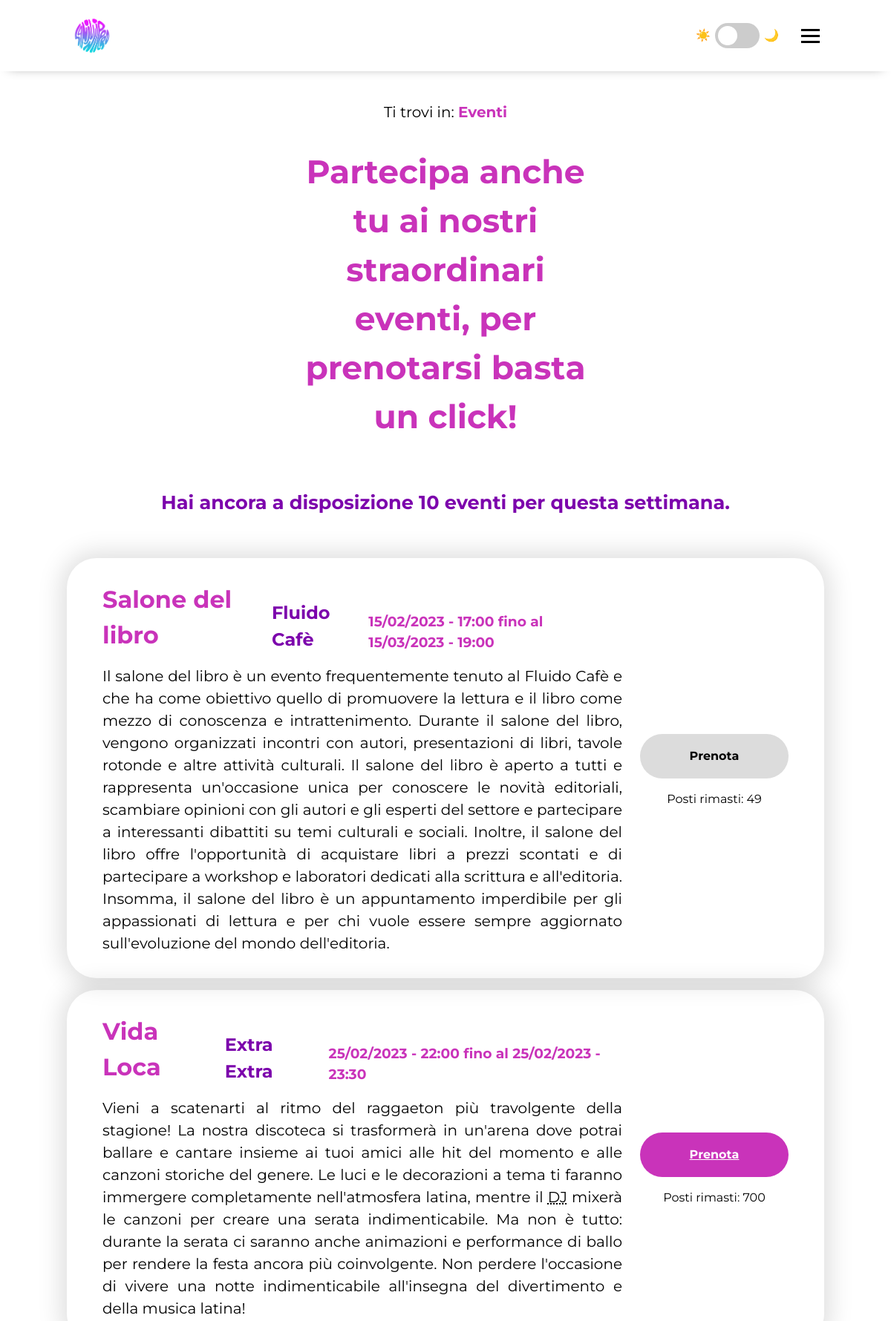
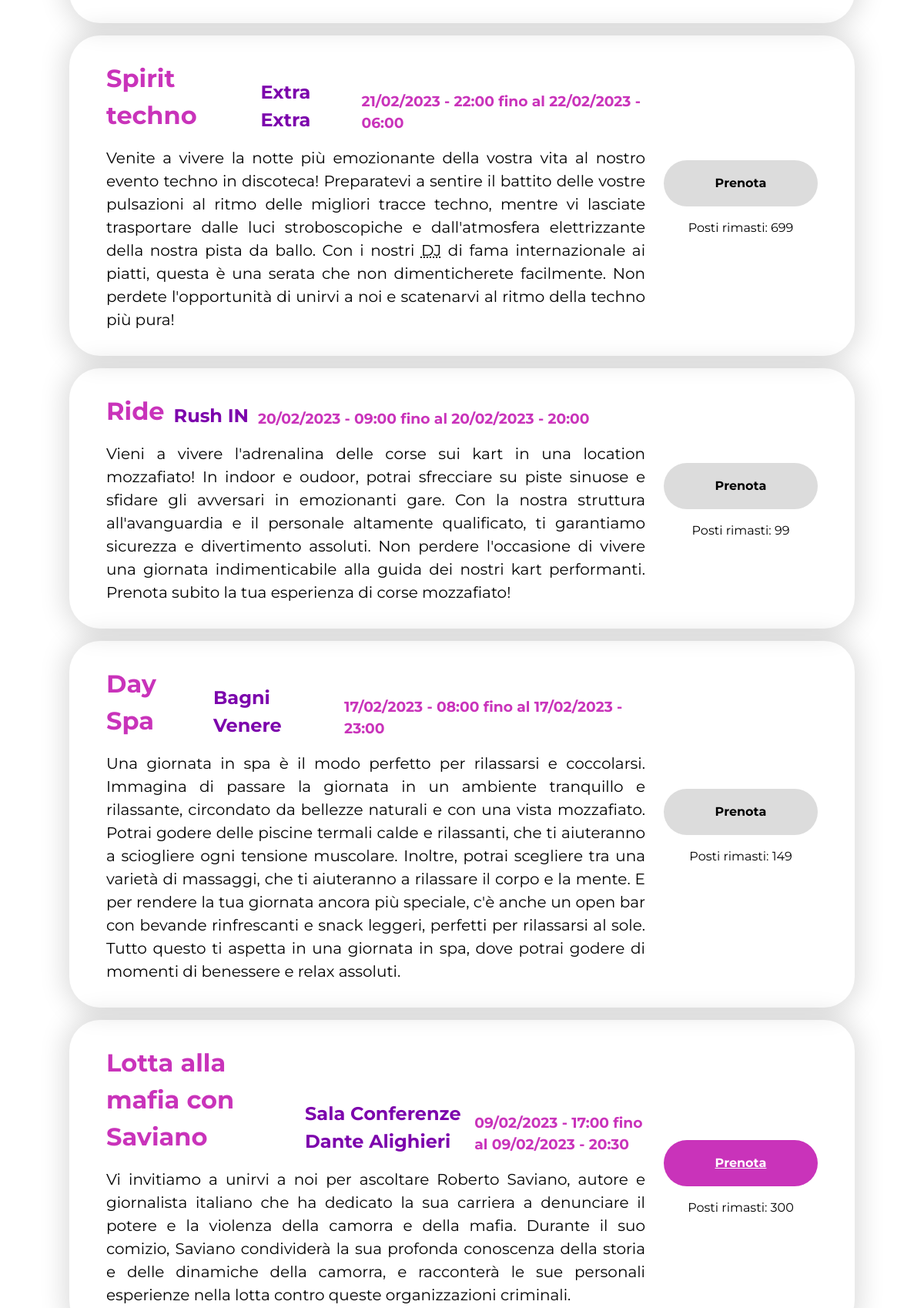
Screenshot of /php/eventi.php (signed in, upper part) with the database file from the repository (2 pictures, top to bottom).
### tables this page shows
CREATE TABLE ABBONAMENTO(
    IdAbbonamento INT NOT NULL AUTO_INCREMENT,
    TitoloAbb VARCHAR(100) NOT NULL, 
    Descrizione VARCHAR(1024), 
    Prezzo DECIMAL(10,2) NOT NULL, 
    EventiSettimanali INT NOT NULL,
    MetaCoin DECIMAL(10,2) NOT NULL default 0.00,
    PRIMARY KEY(IdAbbonamento)
    );

CREATE TABLE EVENTO(
    IdEvento INT NOT NULL AUTO_INCREMENT, 
    NomeEvento VARCHAR(100) NOT NULL, 
    Descrizione VARCHAR(2048) NOT NULL, 
    IdLocale INT NOT NULL, 
    DataOraInizio DATETIME NOT NULL, 
    DataOraFine DATETIME NOT NULL,
    PRIMARY KEY(IdEvento),
    FOREIGN KEY (IdLocale) REFERENCES LOCALE(IdLocale) ON DELETE CASCADE ON UPDATE CASCADE
    );

### php/utils/getEventi.php (the view, shortened to what this page needs)
<?php
function nonPrenotato($id) {
    $ret = 0;
    if(!empty($_SESSION["Username"])){
        $pdo = database::connect();
        $pdo->setAttribute(PDO::ATTR_ERRMODE, PDO::ERRMODE_EXCEPTION);
        $query = 'SELECT Count(*) FROM EVENTO_UTENTE WHERE Username=? AND IdEvento =?;';
        $stmt = $pdo->prepare($query);
        $stmt->execute(array($_SESSION["Username"],$id));
        $ret = $stmt->fetchColumn() <= 0;
    }
    return $ret;
}
function abbonato() {
    $ret = 0;
    if(!empty($_SESSION["Username"])){
        $pdo = database::connect();
        $pdo->setAttribute(PDO::ATTR_ERRMODE, PDO::ERRMODE_EXCEPTION);
        $query = 'SELECT Count(*) FROM ABBONAMENTO_UTENTE WHERE Username=? AND CURDATE()<=DataScadenza;';
        $stmt = $pdo->prepare($query);
        $stmt->execute(array($_SESSION["Username"]));
        $ret = $stmt->fetchColumn() > 0;
    }
    return $ret;
}
function getPosti($idLocale){
    try {
        $pdo = database::connect();
        $pdo->setAttribute(PDO::ATTR_ERRMODE, PDO::ERRMODE_EXCEPTION);
        $sql_Posti = "SELECT ((SELECT DISTINCT(Capienza)
                    FROM EVENTO E JOIN LOCALE L on E.IdLocale = L.IdLocale
                    WHERE IdEvento = ?)
                    -
                    (SELECT COUNT(username) as NumIscritti
                    FROM EVENTO_UTENTE EU
                    WHERE IdEvento = ?)) as PostiRim;";
        $stmt = $pdo->prepare($sql_Posti);
        $stmt->execute([$idLocale,$idLocale]);
        $posti = $stmt->fetch();
        return $posti["PostiRim"];
    } catch (PDOException $e) {
        echo 'Errore PDO e connessione DB: <br />';
        echo 'SQLQuery: ', $sql;
        echo 'Errore: ' . $e->getMessage();
    }
    return -1;
}
function nEventiRimanenti(){
    $ret='';
    if (abbonato()) {
        try {
            $pdo = database::connect();
            $pdo->setAttribute(PDO::ATTR_ERRMODE, PDO::ERRMODE_EXCEPTION);
            $pdo->setAttribute(PDO::ATTR_DEFAULT_FETCH_MODE, PDO::FETCH_ASSOC);
            $stmt = $pdo->prepare("SELECT COUNT(YEARWEEK(DataIscrizione)) as NumEventiIscritti FROM EVENTO_UTENTE WHERE YEARWEEK(DataIscrizione) = YEARWEEK(NOW()) AND Username = ? GROUP BY YEARWEEK(DataIscrizione)");
            $stmt->execute(array($_SESSION["Username"]));
            $numEventiIscrittiUt = $stmt->fetch()["NumEventiIscritti"] ?? 0;
            $query = "SELECT EventiSettimanali FROM ABBONAMENTO_UTENTE AU JOIN ABBONAMENTO A ON AU.IdAbbonamento = A.IdAbbonamento WHERE Username=? AND CURDATE()<=DataScadenza;";
            $stmt = $pdo->prepare($query);
            $stmt->execute(array($_SESSION["Username"]));
            $eventiLimiteUt = $stmt->fetch()["EventiSettimanali"];
            $eventiRimanenti= $eventiLimiteUt-$numEventiIscrittiUt;
            $ret =  '<span class="events-count">Hai ancora a disposizione '. $eventiRimanenti .' eventi per questa settimana.</span>';
        } catch (PDOException $e) {
            echo 'Errore PDO e connessione DB: <br />';
            echo 'SQLQuery: ', $sql;
            echo 'Errore: ' . $e->getMessage();
        }
    }
    return $ret;
}
function getEventi() {
    $result = '';
    try {
        $pdo = database::connect();
        $pdo->setAttribute(PDO::ATTR_ERRMODE, PDO::ERRMODE_EXCEPTION);
        $pdo->setAttribute(PDO::ATTR_DEFAULT_FETCH_MODE, PDO::FETCH_ASSOC);
        if (empty($_GET)) {
            $sql = "SELECT L.IdLocale, E.NomeEvento, L.NomeLocale, E.Descrizione AS DescrizioneEvento, E.IdEvento, DATE_FORMAT(DataOraInizio,'%d/%m/%Y - %H:%i ') as stampaInizio, DATE_FORMAT(DataOraFine,'fino al %d/%m/%Y - %H:%i') as stampaFine FROM EVENTO AS E, LOCALE AS L WHERE L.IdLocale=E.IdLocale;";
        }
        $res_sql = $pdo->query($sql);
        foreach ($res_sql->fetchAll() as $evento) {
            $posti = getPosti($evento["IdEvento"]);
            if (isset($_SESSION['Username']) && $_SESSION["admin"] == 1) {
                $result .= strval('<div class="h-card card-shadow events-container">
                <div class="event-card">
                    <div class="event-text">
                        <div class="event-heading">
                            <h1 class="event-title">' . $evento["NomeEvento"] . '</h1>
                            <h2 class="event-place">'. $evento["NomeLocale"] .'</h2>
                            <h3 class="event-timestamp">'.$evento["stampaInizio"].$evento["stampaFine"].'</h3>
                        </div>
                        <p class="event-desc">' . $evento["DescrizioneEvento"] . '</p>
                    </div>
                    <div class="booking-container flex-col-center">
                        <a href="<urlPrefixPlaceholder/>/php/utils/doEliminaEvento.php?IdEvento='. $evento["IdEvento"] .'" role="button" class="btn secondary-btn booking-btn">Elimina Evento</a>
                        <span class="spots-available">Posti rimasti: '.$posti.'</span>
                    </div>
                </div>
                </div>');
            } else if (isset($_SESSION['Username']) && abbonato() && nonPrenotato($evento["IdEvento"])) {
                $result .= strval('<div class="h-card card-shadow events-container">
                <div class="event-card">
                    <div class="event-text">
                        <div class="event-heading">
                            <h1 class="event-title">' . $evento["NomeEvento"] . '</h1>
                            <h2 class="event-place">'. $evento["NomeLocale"] .'</h2>
                            <h3 class="event-timestamp">'.$evento["stampaInizio"].$evento["stampaFine"].'</h3>
                        </div>
                        <p class="event-desc">' . $evento["DescrizioneEvento"] . '</p>
                    </div>
                    <div class="booking-container flex-col-center">
                        <a href="<urlPrefixPlaceholder/>/php/utils/doPrenota.php?IdEvento='. $evento["IdEvento"] .'" role="button" class="btn primary-btn booking-btn" aria-label="Prenota evento '. $evento["NomeEvento"] .'">Prenota</a>
                        <span class="spots-available">Posti rimasti: '.$posti.'</span>
                    </div>
                </div>
                </div>');
            } else {
                $result .= strval('<div class="h-card card-shadow events-container">
                <div class="event-card">
                    <div class="event-text">
                        <div class="event-heading">
                            <h1 class="event-title">' . $evento["NomeEvento"] . '</h1>
                            <h2 class="event-place">'. $evento["NomeLocale"] .'</h2>
                            <h3 class="event-timestamp">'.$evento["stampaInizio"].$evento["stampaFine"].'</h3>
                        </div>
                        <p class="event-desc">' . $evento["DescrizioneEvento"] . '</p>
                    </div>
                    <div class="booking-container flex-col-center">
                        <span class="hide error-msg">Per prenotare un evento devi essere abbonato. Ricorda che puoi prenotarti solo una volta per evento!</span>
                        <button class="btn secondary-btn booking-btn" aria-label="Prenota evento '. $evento["NomeEvento"] .'">Prenota</button>
                        <span class="spots-available">Posti rimasti: '.$posti.'</span>
                    </div>
                </div>
                </div>');
            }
        }
    } catch (PDOException $e) {
                echo 'Errore PDO e connessione DB: <br />';
                echo 'SQLQuery: ', $sql;
                echo 'Errore: ' . $e->getMessage();
        }
    return $result;
}
?>

### styles/main.css (style rules this page uses)
:root { --clr-text: black; --clr-headings: #C933BA; --clr-secondary: #7c03ac; --clr-a: #007faa; --clr-a-visited: #7c03ac; --clr-btn: #C933BA; --clr-btn-alt: gainsboro; --clr-btn-text: white; --clr-btn-text-alt: black; --clr-input-bg: #dcdcdc; --clr-d-background: black; --clr-d-text: white; --clr-d-secondary: #ce84eb; --clr-d-card: rgb(62, 62, 62); --clr-d-hcard: black; --clr-d-a-visited: #0A89FF; --clr-d-a: #33FFE7; --fs-h1-d: 2.75em; --fs-p-d: 1.25em; --fs-home-p-d: 1.6em; --fs-btn-d: 1em; --fs-p-abb-d: 1em; --fs-h1-m: 2.25em; --fs-p-m: 1em; --fs-home-p-m: 1.5em; --fs-btn-m: 0.875em; --fs-p-abb-m: 0.875em; --card-width: 85%; --card-b-radius: 2.5em; --btn-b-radius: 2.5em; --btn-w: 7.5em; --btn-h: 3.75em; }
* { box-sizing: border-box; margin: 0; padding: 0; font-family: 'Montserrat', sans-serif; line-height: 1.5em; }
h1, h2, h3 { color: var(--clr-headings); }
p { font-size: var(--fs-p-d); }
a { color: var(--clr-a); cursor: pointer; }
main { display: flex; flex-direction: column; align-items: center; }
.page-heading { font-size: var(--fs-h1-d); margin-bottom: 8vh; width: 35vw; min-width: 320px; text-align: center; }
.h-card { display: flex; width: var(--card-width); border-radius: var(--card-b-radius); padding: 4vh 4vw 4vh 4vw; margin-top: 1vh; margin-bottom: 1vh; }
.flex-row-center { display: flex; align-items: center; justify-content: center; }
.flex-col-center { display: flex; flex-direction: column; align-items: center; justify-content: center; }
.btn, .btn:visited { width: 200px; height: var(--btn-h); border: none; border-radius: var(--btn-b-radius); background-color: var(--clr-btn); color: var(--clr-btn-text); font-weight: bold; text-align: center; display: flex; align-items: center; justify-content: center; cursor: pointer; transition: background 0.4s ease-out; transition: background-position 0.4s ease-out; font-size: var(--fs-btn-d); text-decoration: underline; }
.secondary-btn, .secondary-btn:visited { background-color: var(--clr-btn-alt); color: var(--clr-btn-text-alt); text-decoration: underline; }
.card-shadow { -webkit-box-shadow: 0px 0px 32px 8px rgba(0, 0, 0, 0.13); -moz-box-shadow: 0px 0px 32px 8px rgba(0, 0, 0, 0.13); box-shadow: 0px 0px 32px 8px rgba(0, 0, 0, 0.13); }
main { min-height: 75vh; }
header { display: flex; align-items: center; justify-content: space-between; text-align: center; width: 100%; }
.l-container { display: flex; align-items: center; margin-top: 2vh; margin-left: 8vw; }
.r-container { display: flex; align-items: center; margin-top: 2vh; margin-right: 8vw; }
.logo-container { display: flex; align-items: center; margin-right: 2vw; }
.logo { z-index: 1; margin-right: 1vw; height: 7vh; max-height: 200px; }
.breadcrumb-container { margin-top: 2vh; margin-bottom: 4vh; }
.breadcrumb { color: var(--clr-headings); font-weight: bold; }
.menu-toggle .bar { display: block; width: 25px; height: 3px; background-color: black; margin: 5px auto; -webkit-transition: all 0.3s ease-in-out; -o-transition: all 0.3s ease-in-out; transition: all 0.3s ease-in-out; }
.menu-toggle { cursor: pointer; }
.dark-mode-icon { margin-left: 6px; margin-right: 6px; }
@media screen and (max-width: 1300px) { header { top: 0; height: 12vh; background-color: white; box-shadow: 0 6px 15px -12px gray; position: fixed; } }
@media screen and (max-width: 1300px) { .r-container { margin-top: 0; } }
@media screen and (max-width: 1300px) { .breadcrumb-container { margin-top: 17vh; } }
@media screen and (max-width: 1300px) { .logo { position: fixed; top: 2.5vh; } }
@media screen and (max-width: 1300px) { .dark-mode-icon { z-index: 1; } }
.switch { position: relative; display: inline-block; width: 60px; height: 34px; }
.slider { position: absolute; cursor: pointer; top: 0; left: 0; right: 0; bottom: 0; background-color: #ccc; -webkit-transition: .4s; transition: .4s; }
.slider:before { position: absolute; content: ""; height: 26px; width: 26px; left: 4px; bottom: 4px; background-color: white; -webkit-transition: .4s; transition: .4s; }
.slider.round { border-radius: 34px; }
.slider.round:before { border-radius: 50%; }
.switch-container { display: flex; align-items: center; margin-left: 0.5vw; margin-right: 2vw; }

### styles/print.css (style rules this page uses)
header, footer, nav { display: none; }
p, h1, h2 { font-family: 'Times New Roman', Times, serif; line-height: 1.5em; }
p { font-size: 12pt; }
h1 { font-size: 24pt; }
h2 { font-size: 14pt; }
img { max-width: 500px; }
a, a:visited { display: none; }
.h-card { border-radius: 0%; text-align: left; }
button { display: none; }

### rows the page displays
abbonamento: EventiSettimanali "10"
evento: value "Salone del libro Fluido Cafè 15/02/2023 - 17:00 fino al 15/03/2023 - 19:00 Il salone del libro è un evento frequentemente tenuto al Fluido Cafè e che ha come obiettivo quello di promuovere la lettura e il libro come mezzo di conoscenza e intrattenimento. Durante il salone del libro, vengono organizzati incontri con autori, presentazioni di libri, tavole rotonde e altre attività culturali. Il salone del libro è aperto a tutti e rappresenta un'occasione unica per conoscere le novità editoriali, scambiare opinioni con gli autori e gli esperti del settore e partecipare a interessanti dibattiti su temi culturali e sociali. Inoltre, il salone del libro offre l'opportunità di acquistare libri a…"
evento: value "Vida Loca Extra Extra 25/02/2023 - 22:00 fino al 25/02/2023 - 23:30 Vieni a scatenarti al ritmo del raggaeton più travolgente della stagione! La nostra discoteca si trasformerà in un'arena dove potrai ballare e cantare insieme ai tuoi amici alle hit del momento e alle canzoni storiche del genere. Le luci e le decorazioni a tema ti faranno immergere completamente nell'atmosfera latina, mentre il DJ mixerà le canzoni per creare una serata indimenticabile. Ma non è tutto: durante la serata ci saranno anche animazioni e performance di ballo per rendere la festa ancora più coinvolgente. Non perdere l'occasione di vivere una notte indimenticabile all'insegna del divertimento e della musica…"
evento: value "Spirit techno Extra Extra 21/02/2023 - 22:00 fino al 22/02/2023 - 06:00 Venite a vivere la notte più emozionante della vostra vita al nostro evento techno in discoteca! Preparatevi a sentire il battito delle vostre pulsazioni al ritmo delle migliori tracce techno , mentre vi lasciate trasportare dalle luci stroboscopiche e dall'atmosfera elettrizzante della nostra pista da ballo. Con i nostri DJ di fama internazionale ai piatti, questa è una serata che non dimenticherete facilmente. Non perdete l'opportunità di unirvi a noi e scatenarvi al ritmo della techno più pura! Prenota Posti rimasti: 699"
evento: value "Ride Rush IN 20/02/2023 - 09:00 fino al 20/02/2023 - 20:00 Vieni a vivere l'adrenalina delle corse sui kart in una location mozzafiato! In indoor e oudoor , potrai sfrecciare su piste sinuose e sfidare gli avversari in emozionanti gare. Con la nostra struttura all'avanguardia e il personale altamente qualificato, ti garantiamo sicurezza e divertimento assoluti. Non perdere l'occasione di vivere una giornata indimenticabile alla guida dei nostri kart performanti. Prenota subito la tua esperienza di corse mozzafiato! Prenota Posti rimasti: 99"
evento: value "Day Spa Bagni Venere 17/02/2023 - 08:00 fino al 17/02/2023 - 23:00 Una giornata in spa è il modo perfetto per rilassarsi e coccolarsi. Immagina di passare la giornata in un ambiente tranquillo e rilassante, circondato da bellezze naturali e con una vista mozzafiato. Potrai godere delle piscine termali calde e rilassanti, che ti aiuteranno a sciogliere ogni tensione muscolare. Inoltre, potrai scegliere tra una varietà di massaggi, che ti aiuteranno a rilassare il corpo e la mente. E per rendere la tua giornata ancora più speciale, c'è anche un open bar con bevande rinfrescanti e snack leggeri, perfetti per rilassarsi al sole. Tutto questo ti aspetta in una giornata in spa, dove potrai godere…"
evento: value "Lotta alla mafia con Saviano Sala Conferenze Dante Alighieri 09/02/2023 - 17:00 fino al 09/02/2023 - 20:30 Vi invitiamo a unirvi a noi per ascoltare Roberto Saviano, autore e giornalista italiano che ha dedicato la sua carriera a denunciare il potere e la violenza della camorra e della mafia. Durante il suo comizio, Saviano condividerà la sua profonda conoscenza della storia e delle dinamiche della camorra, e racconterà le sue personali esperienze nella lotta contro queste organizzazioni criminali. Prenota Posti rimasti: 300"

### other values shown
str_replace('<headPlaceholder />', $this->head, $this->content) "☀️ 🌙 Ti trovi in: Eventi Partecipa anche tu ai nostri straordinari eventi, per prenotarsi basta un click!"
